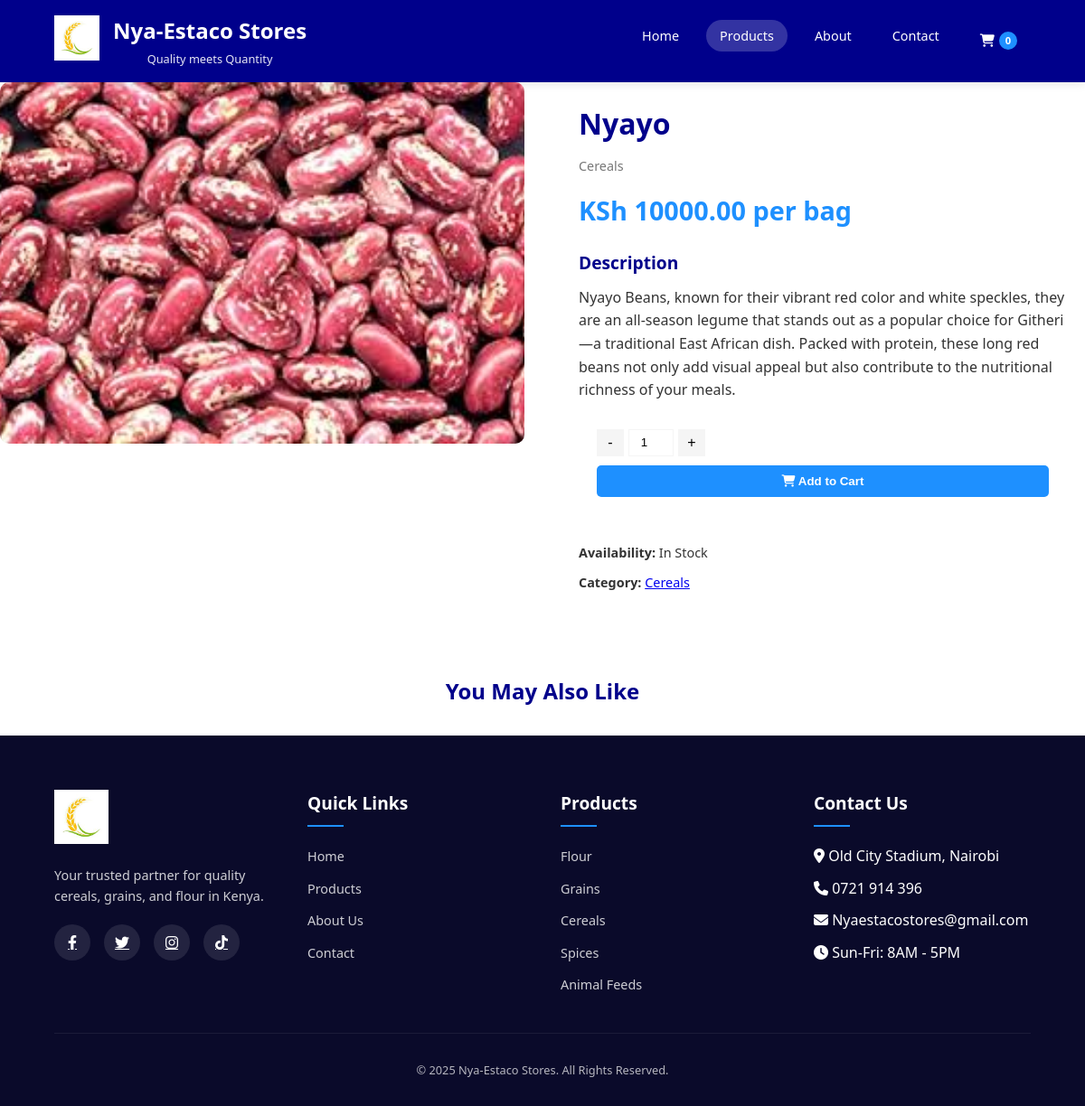
The app's page /products/4/nyayo/ with its own data.
### store/models.py (models this page shows, shortened)
class Product(models.Model):
    category = models.ForeignKey(Category, related_name='products', on_delete=models.CASCADE)
    name = models.CharField(max_length=200, db_index=True)
    slug = models.SlugField(max_length=200, db_index=True)
    description = models.TextField(blank=True)
    price = models.DecimalField(max_digits=10, decimal_places=2)
    available = models.BooleanField(default=True)
    created = models.DateTimeField(auto_now_add=True)
    updated = models.DateTimeField(auto_now=True)
    image = models.ImageField(upload_to='products/', blank=True)
    class Meta:
        ordering = ['-created']
        indexes = [
            Index(fields=['id', 'slug']),
        ]

class Category(models.Model):
    name = models.CharField(max_length=100, db_index=True)
    slug = models.SlugField(max_length=100, unique=True)
    image = models.ImageField(upload_to='categories/', blank=True)
    class Meta:
        ordering = ('name',)
        verbose_name = 'category'
        verbose_name_plural = 'categories'
    def get_absolute_url(self):
        return reverse('store:product_list_by_category', args=[self.slug])

### store/views.py (the view)
# urls.py: path('products/<int:id>/<slug:slug>/', views.product_detail, name='product_detail'),
def product_detail(request, id, slug):
    product = get_object_or_404(Product, id=id, slug=slug, available=True)
    return render(request, 'store/product_detail.html', {'product': product})

### cart/context_processors.py (called while the page is built)
def cart(request):
    return {'cart': Cart(request)}

### store/templates/store/product_detail.html (shortened to what this page needs)
{% extends "store/base.html" %}
{% load static %}
{% block content %}
    <div class="product-detail">
        <div class="container">
            <div class="product-detail-grid">
                <div class="product-images">
                    <div class="main-image">
                        <img src="{{ product.image.url }}" alt="{{ product.name }}">
                    </div>
                </div>
                <div class="product-info">
                    <h1>{{ product.name }}</h1>
                    <p class="category">{{ product.category.name }}</p>
                    <p class="price">KSh {{ product.price }} per bag</p>
                    <div class="product-description">
                        <h3>Description</h3>
                        <p>{{ product.description }}</p>
                    </div>
                    <form action="{% url 'store:cart_add' product.id %}" method="post" class="add-to-cart-form">
                        <div class="quantity-selector">
                            <button type="button" class="quantity-btn minus">-</button>
                            <input type="number" name="quantity" value="1" min="1" class="quantity-input">
                            <button type="button" class="quantity-btn plus">+</button>
                        </div>
                        <button type="submit" class="add-to-cart-btn" {% if not product.available %}disabled{% endif %}>
                            <i class="fas fa-shopping-cart"></i> Add to Cart
                        </button>
                    </form>
                    <div class="product-meta">
                        <p><strong>Availability:</strong> {% if product.available %}In Stock{% else %}Out of Stock{% endif %}</p>
                        <p><strong>Category:</strong> <a href="{{ product.category.get_absolute_url }}">{{ product.category.name }}</a></p>
                    </div>
                </div>
            </div>
            <div class="related-products">
                <h2>You May Also Like</h2>
            </div>
        </div>
    </div>
{% endblock %}

### store/static/css/style.css (style rules this page uses)
:root { --primary-blue: #1E90FF; --secondary-blue: #87CEEB; --dark-blue: #00008B; --white: #FFFFFF; --light-gray: #F5F5F5; --dark-gray: #333333; }
* { margin: 0; padding: 0; box-sizing: border-box; }
body { font-family: 'Segoe UI', Tahoma, Geneva, Verdana, sans-serif; color: var(--dark-gray); line-height: 1.6; }
.product-info { padding: 20px; }
.product-info h3 { font-size: 1.1rem; margin-bottom: 5px; color: var(--dark-blue); }
.product-info .category { font-size: 0.8rem; color: #777; margin-bottom: 10px; }
.product-info .price { font-size: 1.2rem; font-weight: 700; color: var(--primary-blue); margin-bottom: 15px; }
.add-to-cart-form { padding: 0 20px 20px; }
.quantity-selector { display: flex; align-items: center; margin-bottom: 10px; }
.quantity-btn { width: 30px; height: 30px; background: var(--light-gray); border: none; font-size: 1rem; cursor: pointer; display: flex; align-items: center; justify-content: center; }
.quantity-input { width: 50px; height: 30px; text-align: center; border: 1px solid var(--light-gray); margin: 0 5px; }
.add-to-cart-btn { width: 100%; padding: 10px; background: var(--primary-blue); color: var(--white); border: none; border-radius: 5px; font-weight: 600; cursor: pointer; transition: all 0.3s ease; }
.product-detail-grid { display: grid; grid-template-columns: 1fr 1fr; gap: 40px; }
.product-images { margin-bottom: 30px; }
.main-image { height: 400px; overflow: hidden; border-radius: 10px; }
.main-image img { width: 100%; height: 100%; object-fit: cover; }
.product-info h1 { font-size: 2rem; color: var(--dark-blue); margin-bottom: 10px; }
.product-info .category { font-size: 0.9rem; color: #777; margin-bottom: 15px; }
.product-info .price { font-size: 1.8rem; font-weight: 700; color: var(--primary-blue); margin-bottom: 20px; }
.product-description { margin-bottom: 30px; }
.product-description h3 { font-size: 1.2rem; color: var(--dark-blue); margin-bottom: 10px; }
.product-meta { margin-top: 30px; font-size: 0.9rem; }
.product-meta p { margin-bottom: 10px; }
.related-products { margin-top: 60px; }
.related-products h2 { font-size: 1.5rem; color: var(--dark-blue); margin-bottom: 30px; text-align: center; }

### records on screen
Product: image (picture), name "Nyayo", category.name "Cereals", price "10000.00", description "Nyayo Beans, known for their vibrant red color and white speckles, they are an all-season legume that stands out as a popular choice for Githeri—a traditional East African dish. Packed with protein, these long red beans not only add visual appeal but also contribute to the nutritional richness of your meals."
